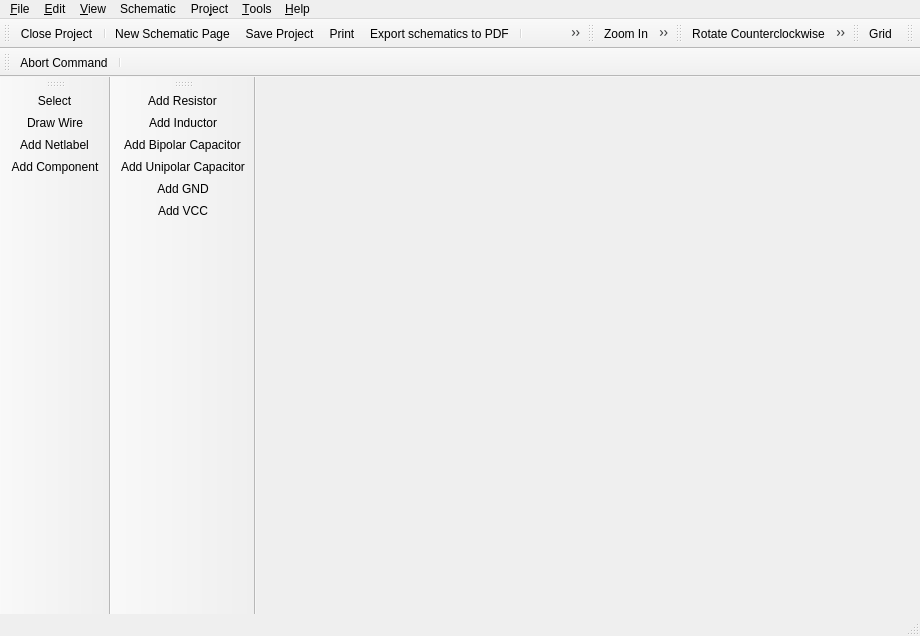
<?xml version="1.0" encoding="UTF-8"?>
<ui version="4.0">
 <class>librepcb::project::editor::SchematicEditor</class>
 <widget class="QMainWindow" name="librepcb::project::editor::SchematicEditor">
  <property name="geometry">
   <rect>
    <x>0</x>
    <y>0</y>
    <width>920</width>
    <height>636</height>
   </rect>
  </property>
  <property name="windowTitle">
   <string>Schematic Editor</string>
  </property>
  <property name="windowIcon">
   <iconset>
    <normaloff>:/img/actions/schematic.png</normaloff>:/img/actions/schematic.png</iconset>
  </property>
  <widget class="QWidget" name="centralwidget">
   <layout class="QHBoxLayout" name="horizontalLayout">
    <property name="leftMargin">
     <number>0</number>
    </property>
    <property name="topMargin">
     <number>0</number>
    </property>
    <property name="rightMargin">
     <number>0</number>
    </property>
    <property name="bottomMargin">
     <number>0</number>
    </property>
   </layout>
  </widget>
  <widget class="QMenuBar" name="menubar">
   <property name="geometry">
    <rect>
     <x>0</x>
     <y>0</y>
     <width>920</width>
     <height>22</height>
    </rect>
   </property>
   <widget class="QMenu" name="menuFile">
    <property name="title">
     <string>&amp;File</string>
    </property>
    <addaction name="actionNew_Schematic_Page"/>
    <addaction name="actionSave_Project"/>
    <addaction name="actionExportLppz"/>
    <addaction name="actionPDF_Export"/>
    <addaction name="actionExportAsSvg"/>
    <addaction name="actionGenerateBom"/>
    <addaction name="actionPrint"/>
    <addaction name="separator"/>
    <addaction name="actionClose_Project"/>
    <addaction name="actionQuit"/>
   </widget>
   <widget class="QMenu" name="menuHelp">
    <property name="enabled">
     <bool>true</bool>
    </property>
    <property name="title">
     <string>&amp;Help</string>
    </property>
    <addaction name="actionOnlineDocumentation"/>
    <addaction name="actionOpenWebsite"/>
    <addaction name="actionAbout"/>
    <addaction name="actionAbout_Qt"/>
   </widget>
   <widget class="QMenu" name="menuEdit">
    <property name="title">
     <string>&amp;Edit</string>
    </property>
    <addaction name="actionUndo"/>
    <addaction name="actionRedo"/>
    <addaction name="separator"/>
    <addaction name="actionRotate_CCW"/>
    <addaction name="actionRotate_CW"/>
    <addaction name="actionMirror"/>
    <addaction name="actionCopy"/>
    <addaction name="actionCut"/>
    <addaction name="actionPaste"/>
    <addaction name="actionRemove"/>
    <addaction name="separator"/>
    <addaction name="actionEditNetclasses"/>
   </widget>
   <widget class="QMenu" name="menuView">
    <property name="title">
     <string>&amp;View</string>
    </property>
    <addaction name="actionGrid"/>
    <addaction name="separator"/>
    <addaction name="actionZoom_In"/>
    <addaction name="actionZoom_Out"/>
    <addaction name="actionZoom_All"/>
   </widget>
   <widget class="QMenu" name="menuTools">
    <property name="title">
     <string>&amp;Tools</string>
    </property>
    <addaction name="actionToolSelect"/>
    <addaction name="actionToolDrawWire"/>
    <addaction name="actionToolAddNetLabel"/>
    <addaction name="actionToolAddComponent"/>
   </widget>
   <widget class="QMenu" name="menuProject">
    <property name="title">
     <string>Pro&amp;ject</string>
    </property>
    <addaction name="actionProjectProperties"/>
    <addaction name="actionProjectSettings"/>
    <addaction name="separator"/>
    <addaction name="actionUpdateLibrary"/>
   </widget>
   <widget class="QMenu" name="menuSchematic">
    <property name="title">
     <string>Schematic</string>
    </property>
    <addaction name="actionRenameSheet"/>
   </widget>
   <addaction name="menuFile"/>
   <addaction name="menuEdit"/>
   <addaction name="menuView"/>
   <addaction name="menuSchematic"/>
   <addaction name="menuProject"/>
   <addaction name="menuTools"/>
   <addaction name="menuHelp"/>
  </widget>
  <widget class="librepcb::StatusBar" name="statusbar"/>
  <widget class="QToolBar" name="fileToolbar">
   <property name="windowTitle">
    <string>File</string>
   </property>
   <property name="floatable">
    <bool>false</bool>
   </property>
   <attribute name="toolBarArea">
    <enum>TopToolBarArea</enum>
   </attribute>
   <attribute name="toolBarBreak">
    <bool>false</bool>
   </attribute>
   <addaction name="actionClose_Project"/>
   <addaction name="separator"/>
   <addaction name="actionNew_Schematic_Page"/>
   <addaction name="actionSave_Project"/>
   <addaction name="actionPrint"/>
   <addaction name="actionPDF_Export"/>
   <addaction name="separator"/>
   <addaction name="actionShow_Control_Panel"/>
   <addaction name="actionShow_Board_Editor"/>
   <addaction name="separator"/>
   <addaction name="actionUndo"/>
   <addaction name="actionRedo"/>
  </widget>
  <widget class="QToolBar" name="zoomToolbar">
   <property name="windowTitle">
    <string>Zoom</string>
   </property>
   <property name="floatable">
    <bool>false</bool>
   </property>
   <attribute name="toolBarArea">
    <enum>TopToolBarArea</enum>
   </attribute>
   <attribute name="toolBarBreak">
    <bool>false</bool>
   </attribute>
   <addaction name="actionZoom_In"/>
   <addaction name="actionZoom_Out"/>
   <addaction name="actionZoom_All"/>
  </widget>
  <widget class="QToolBar" name="editToolbar">
   <property name="windowTitle">
    <string>Edit</string>
   </property>
   <property name="floatable">
    <bool>false</bool>
   </property>
   <attribute name="toolBarArea">
    <enum>TopToolBarArea</enum>
   </attribute>
   <attribute name="toolBarBreak">
    <bool>false</bool>
   </attribute>
   <addaction name="actionRotate_CCW"/>
   <addaction name="actionRotate_CW"/>
   <addaction name="actionMirror"/>
   <addaction name="actionCut"/>
   <addaction name="actionCopy"/>
   <addaction name="actionPaste"/>
   <addaction name="actionRemove"/>
  </widget>
  <widget class="QToolBar" name="viewToolbar">
   <property name="windowTitle">
    <string>View</string>
   </property>
   <attribute name="toolBarArea">
    <enum>TopToolBarArea</enum>
   </attribute>
   <attribute name="toolBarBreak">
    <bool>false</bool>
   </attribute>
   <addaction name="actionGrid"/>
  </widget>
  <widget class="librepcb::project::editor::SearchToolBar" name="searchToolbar">
   <property name="windowTitle">
    <string>Search</string>
   </property>
   <attribute name="toolBarArea">
    <enum>TopToolBarArea</enum>
   </attribute>
   <attribute name="toolBarBreak">
    <bool>false</bool>
   </attribute>
  </widget>
  <widget class="QToolBar" name="toolsToolbar">
   <property name="windowTitle">
    <string>Tools</string>
   </property>
   <property name="floatable">
    <bool>false</bool>
   </property>
   <attribute name="toolBarArea">
    <enum>LeftToolBarArea</enum>
   </attribute>
   <attribute name="toolBarBreak">
    <bool>false</bool>
   </attribute>
   <addaction name="actionToolSelect"/>
   <addaction name="actionToolDrawWire"/>
   <addaction name="actionToolAddNetLabel"/>
   <addaction name="actionToolAddComponent"/>
  </widget>
  <widget class="QToolBar" name="commandToolbar">
   <property name="windowTitle">
    <string>Command</string>
   </property>
   <property name="floatable">
    <bool>false</bool>
   </property>
   <attribute name="toolBarArea">
    <enum>TopToolBarArea</enum>
   </attribute>
   <attribute name="toolBarBreak">
    <bool>true</bool>
   </attribute>
   <addaction name="actionCommandAbort"/>
   <addaction name="separator"/>
  </widget>
  <widget class="QToolBar" name="componentsToolbar">
   <property name="windowTitle">
    <string>Components</string>
   </property>
   <attribute name="toolBarArea">
    <enum>LeftToolBarArea</enum>
   </attribute>
   <attribute name="toolBarBreak">
    <bool>true</bool>
   </attribute>
   <addaction name="actionAddComp_Resistor"/>
   <addaction name="actionAddComp_Inductor"/>
   <addaction name="actionAddComp_BipolarCapacitor"/>
   <addaction name="actionAddComp_UnipolarCapacitor"/>
   <addaction name="actionAddComp_gnd"/>
   <addaction name="actionAddComp_vcc"/>
  </widget>
  <action name="actionQuit">
   <property name="icon">
    <iconset>
     <normaloff>:/img/actions/quit.png</normaloff>:/img/actions/quit.png</iconset>
   </property>
   <property name="text">
    <string>&amp;Quit</string>
   </property>
   <property name="shortcut">
    <string notr="true">Ctrl+Q</string>
   </property>
   <property name="menuRole">
    <enum>QAction::QuitRole</enum>
   </property>
  </action>
  <action name="actionSave_Project">
   <property name="icon">
    <iconset>
     <normaloff>:/img/actions/save.png</normaloff>:/img/actions/save.png</iconset>
   </property>
   <property name="text">
    <string>&amp;Save Project</string>
   </property>
   <property name="shortcut">
    <string notr="true">Ctrl+S</string>
   </property>
  </action>
  <action name="actionAbout">
   <property name="icon">
    <iconset>
     <normaloff>:/img/actions/info.png</normaloff>:/img/actions/info.png</iconset>
   </property>
   <property name="text">
    <string>&amp;About LibrePCB</string>
   </property>
   <property name="shortcut">
    <string notr="true"/>
   </property>
   <property name="menuRole">
    <enum>QAction::AboutRole</enum>
   </property>
  </action>
  <action name="actionAbout_Qt">
   <property name="text">
    <string>About &amp;Qt</string>
   </property>
   <property name="shortcut">
    <string notr="true"/>
   </property>
   <property name="menuRole">
    <enum>QAction::AboutQtRole</enum>
   </property>
  </action>
  <action name="actionPrint">
   <property name="icon">
    <iconset>
     <normaloff>:/img/actions/print.png</normaloff>:/img/actions/print.png</iconset>
   </property>
   <property name="text">
    <string>&amp;Print</string>
   </property>
   <property name="shortcut">
    <string notr="true">Ctrl+P</string>
   </property>
  </action>
  <action name="actionPDF_Export">
   <property name="icon">
    <iconset>
     <normaloff>:/img/actions/pdf.png</normaloff>:/img/actions/pdf.png</iconset>
   </property>
   <property name="text">
    <string>Export schematics to &amp;PDF</string>
   </property>
   <property name="shortcut">
    <string notr="true"/>
   </property>
   <property name="visible">
    <bool>true</bool>
   </property>
  </action>
  <action name="actionShow_Control_Panel">
   <property name="icon">
    <iconset>
     <normaloff>:/img/actions/home.png</normaloff>:/img/actions/home.png</iconset>
   </property>
   <property name="text">
    <string>Show Control Panel</string>
   </property>
   <property name="shortcut">
    <string notr="true"/>
   </property>
  </action>
  <action name="actionShow_Board_Editor">
   <property name="icon">
    <iconset>
     <normaloff>:/img/actions/board_editor.png</normaloff>:/img/actions/board_editor.png</iconset>
   </property>
   <property name="text">
    <string>Show Board Editor</string>
   </property>
   <property name="shortcut">
    <string notr="true"/>
   </property>
  </action>
  <action name="actionUndo">
   <property name="icon">
    <iconset>
     <normaloff>:/img/actions/undo.png</normaloff>:/img/actions/undo.png</iconset>
   </property>
   <property name="text">
    <string>&amp;Undo</string>
   </property>
   <property name="shortcut">
    <string notr="true">Ctrl+Z</string>
   </property>
  </action>
  <action name="actionRedo">
   <property name="icon">
    <iconset>
     <normaloff>:/img/actions/redo.png</normaloff>:/img/actions/redo.png</iconset>
   </property>
   <property name="text">
    <string>&amp;Redo</string>
   </property>
   <property name="shortcut">
    <string notr="true">Ctrl+Y</string>
   </property>
  </action>
  <action name="actionZoom_In">
   <property name="icon">
    <iconset>
     <normaloff>:/img/actions/zoom_in.png</normaloff>:/img/actions/zoom_in.png</iconset>
   </property>
   <property name="text">
    <string>&amp;Zoom In</string>
   </property>
   <property name="shortcut">
    <string notr="true">Ctrl++</string>
   </property>
  </action>
  <action name="actionZoom_Out">
   <property name="icon">
    <iconset>
     <normaloff>:/img/actions/zoom_out.png</normaloff>:/img/actions/zoom_out.png</iconset>
   </property>
   <property name="text">
    <string>Zoom &amp;Out</string>
   </property>
   <property name="shortcut">
    <string notr="true">Ctrl+-</string>
   </property>
  </action>
  <action name="actionZoom_All">
   <property name="icon">
    <iconset>
     <normaloff>:/img/actions/zoom_all.png</normaloff>:/img/actions/zoom_all.png</iconset>
   </property>
   <property name="text">
    <string>Zoo&amp;m All</string>
   </property>
   <property name="shortcut">
    <string notr="true"/>
   </property>
  </action>
  <action name="actionOnlineDocumentation">
   <property name="icon">
    <iconset>
     <normaloff>:/img/actions/help.png</normaloff>:/img/actions/help.png</iconset>
   </property>
   <property name="text">
    <string>Online Documentation</string>
   </property>
   <property name="shortcut">
    <string notr="true">F1</string>
   </property>
  </action>
  <action name="actionOpenWebsite">
   <property name="icon">
    <iconset>
     <normaloff>:/img/actions/open_browser.png</normaloff>:/img/actions/open_browser.png</iconset>
   </property>
   <property name="text">
    <string>LibrePCB Website</string>
   </property>
   <property name="shortcut">
    <string notr="true"/>
   </property>
  </action>
  <action name="actionRotate_CCW">
   <property name="icon">
    <iconset>
     <normaloff>:/img/actions/rotate_left.png</normaloff>:/img/actions/rotate_left.png</iconset>
   </property>
   <property name="text">
    <string>R&amp;otate Counterclockwise</string>
   </property>
   <property name="shortcut">
    <string notr="true">R</string>
   </property>
  </action>
  <action name="actionRotate_CW">
   <property name="icon">
    <iconset>
     <normaloff>:/img/actions/rotate_right.png</normaloff>:/img/actions/rotate_right.png</iconset>
   </property>
   <property name="text">
    <string>Rotate C&amp;lockwise</string>
   </property>
   <property name="shortcut">
    <string notr="true">Shift+R</string>
   </property>
  </action>
  <action name="actionMirror">
   <property name="icon">
    <iconset>
     <normaloff>:/img/actions/flip_horizontal.png</normaloff>:/img/actions/flip_horizontal.png</iconset>
   </property>
   <property name="text">
    <string>M&amp;irror</string>
   </property>
   <property name="shortcut">
    <string notr="true">M</string>
   </property>
  </action>
  <action name="actionCopy">
   <property name="icon">
    <iconset>
     <normaloff>:/img/actions/copy.png</normaloff>:/img/actions/copy.png</iconset>
   </property>
   <property name="text">
    <string>&amp;Copy</string>
   </property>
   <property name="shortcut">
    <string notr="true">Ctrl+C</string>
   </property>
  </action>
  <action name="actionCut">
   <property name="icon">
    <iconset>
     <normaloff>:/img/actions/cut.png</normaloff>:/img/actions/cut.png</iconset>
   </property>
   <property name="text">
    <string>Cut</string>
   </property>
   <property name="shortcut">
    <string notr="true">Ctrl+X</string>
   </property>
  </action>
  <action name="actionPaste">
   <property name="icon">
    <iconset>
     <normaloff>:/img/actions/paste.png</normaloff>:/img/actions/paste.png</iconset>
   </property>
   <property name="text">
    <string>&amp;Paste</string>
   </property>
   <property name="shortcut">
    <string notr="true">Ctrl+V</string>
   </property>
  </action>
  <action name="actionRemove">
   <property name="icon">
    <iconset>
     <normaloff>:/img/actions/delete.png</normaloff>:/img/actions/delete.png</iconset>
   </property>
   <property name="text">
    <string>R&amp;emove</string>
   </property>
   <property name="shortcut">
    <string notr="true">Del</string>
   </property>
  </action>
  <action name="actionClose_Project">
   <property name="icon">
    <iconset>
     <normaloff>:/img/actions/close.png</normaloff>:/img/actions/close.png</iconset>
   </property>
   <property name="text">
    <string>&amp;Close Project</string>
   </property>
   <property name="shortcut">
    <string notr="true"/>
   </property>
  </action>
  <action name="actionToolSelect">
   <property name="icon">
    <iconset>
     <normaloff>:/img/actions/select.png</normaloff>:/img/actions/select.png</iconset>
   </property>
   <property name="text">
    <string>&amp;Select</string>
   </property>
   <property name="shortcut">
    <string notr="true"/>
   </property>
  </action>
  <action name="actionToolAddComponent">
   <property name="icon">
    <iconset>
     <normaloff>:/img/actions/add_component.png</normaloff>:/img/actions/add_component.png</iconset>
   </property>
   <property name="text">
    <string>Add &amp;Component</string>
   </property>
   <property name="shortcut">
    <string notr="true"/>
   </property>
  </action>
  <action name="actionToolDrawWire">
   <property name="icon">
    <iconset>
     <normaloff>:/img/actions/draw_wire.png</normaloff>:/img/actions/draw_wire.png</iconset>
   </property>
   <property name="text">
    <string>&amp;Draw Wire</string>
   </property>
   <property name="shortcut">
    <string notr="true"/>
   </property>
  </action>
  <action name="actionCommandAbort">
   <property name="icon">
    <iconset>
     <normaloff>:/img/actions/stop.png</normaloff>:/img/actions/stop.png</iconset>
   </property>
   <property name="text">
    <string>Abort Command</string>
   </property>
   <property name="shortcut">
    <string notr="true">Esc</string>
   </property>
  </action>
  <action name="actionGrid">
   <property name="icon">
    <iconset>
     <normaloff>:/img/actions/grid.png</normaloff>:/img/actions/grid.png</iconset>
   </property>
   <property name="text">
    <string>&amp;Grid</string>
   </property>
   <property name="shortcut">
    <string notr="true"/>
   </property>
  </action>
  <action name="actionEditNetclasses">
   <property name="text">
    <string>&amp;Net Classes</string>
   </property>
   <property name="shortcut">
    <string notr="true"/>
   </property>
  </action>
  <action name="actionAddComp_Resistor">
   <property name="icon">
    <iconset>
     <normaloff>:/img/library/resistor_eu.png</normaloff>:/img/library/resistor_eu.png</iconset>
   </property>
   <property name="text">
    <string>Add Resistor</string>
   </property>
   <property name="shortcut">
    <string notr="true"/>
   </property>
  </action>
  <action name="actionAddComp_BipolarCapacitor">
   <property name="icon">
    <iconset>
     <normaloff>:/img/library/bipolar_capacitor_eu.png</normaloff>:/img/library/bipolar_capacitor_eu.png</iconset>
   </property>
   <property name="text">
    <string>Add Bipolar Capacitor</string>
   </property>
   <property name="toolTip">
    <string>Add Bipolar Capacitor</string>
   </property>
   <property name="shortcut">
    <string notr="true"/>
   </property>
  </action>
  <action name="actionAddComp_Inductor">
   <property name="icon">
    <iconset>
     <normaloff>:/img/library/inductor_eu.png</normaloff>:/img/library/inductor_eu.png</iconset>
   </property>
   <property name="text">
    <string>Add Inductor</string>
   </property>
   <property name="shortcut">
    <string notr="true"/>
   </property>
  </action>
  <action name="actionAddComp_gnd">
   <property name="icon">
    <iconset>
     <normaloff>:/img/library/gnd.png</normaloff>:/img/library/gnd.png</iconset>
   </property>
   <property name="text">
    <string>Add GND</string>
   </property>
   <property name="shortcut">
    <string notr="true"/>
   </property>
  </action>
  <action name="actionAddComp_vcc">
   <property name="icon">
    <iconset>
     <normaloff>:/img/library/vcc.png</normaloff>:/img/library/vcc.png</iconset>
   </property>
   <property name="text">
    <string>Add VCC</string>
   </property>
   <property name="shortcut">
    <string notr="true"/>
   </property>
  </action>
  <action name="actionProjectProperties">
   <property name="text">
    <string>&amp;Properties</string>
   </property>
   <property name="shortcut">
    <string notr="true"/>
   </property>
  </action>
  <action name="actionProjectSettings">
   <property name="icon">
    <iconset>
     <normaloff>:/img/actions/settings.png</normaloff>:/img/actions/settings.png</iconset>
   </property>
   <property name="text">
    <string>&amp;Settings</string>
   </property>
   <property name="shortcut">
    <string notr="true"/>
   </property>
  </action>
  <action name="actionToolAddNetLabel">
   <property name="icon">
    <iconset>
     <normaloff>:/img/actions/draw_netlabel.png</normaloff>:/img/actions/draw_netlabel.png</iconset>
   </property>
   <property name="text">
    <string>&amp;Add Netlabel</string>
   </property>
   <property name="shortcut">
    <string notr="true"/>
   </property>
  </action>
  <action name="actionAddComp_UnipolarCapacitor">
   <property name="icon">
    <iconset>
     <normaloff>:/img/library/unipolar_capacitor_eu.png</normaloff>:/img/library/unipolar_capacitor_eu.png</iconset>
   </property>
   <property name="text">
    <string>Add Unipolar Capacitor</string>
   </property>
   <property name="shortcut">
    <string notr="true"/>
   </property>
  </action>
  <action name="actionNew_Schematic_Page">
   <property name="icon">
    <iconset>
     <normaloff>:/img/actions/new_2.png</normaloff>:/img/actions/new_2.png</iconset>
   </property>
   <property name="text">
    <string>&amp;New Schematic Page</string>
   </property>
   <property name="shortcut">
    <string notr="true">Ctrl+N</string>
   </property>
  </action>
  <action name="actionUpdateLibrary">
   <property name="icon">
    <iconset>
     <normaloff>:/img/actions/refresh.png</normaloff>:/img/actions/refresh.png</iconset>
   </property>
   <property name="text">
    <string>Update Library</string>
   </property>
   <property name="shortcut">
    <string notr="true"/>
   </property>
  </action>
  <action name="actionExportLppz">
   <property name="icon">
    <iconset>
     <normaloff>:/img/actions/export_zip.png</normaloff>:/img/actions/export_zip.png</iconset>
   </property>
   <property name="text">
    <string>&amp;Export project to *.lppz</string>
   </property>
   <property name="toolTip">
    <string>Export project to *.lppz</string>
   </property>
   <property name="shortcut">
    <string notr="true"/>
   </property>
  </action>
  <action name="actionGenerateBom">
   <property name="icon">
    <iconset>
     <normaloff>:/img/actions/generate_bom.png</normaloff>:/img/actions/generate_bom.png</iconset>
   </property>
   <property name="text">
    <string>Generate BOM</string>
   </property>
   <property name="shortcut">
    <string notr="true"/>
   </property>
  </action>
  <action name="actionRenameSheet">
   <property name="text">
    <string>Rename Sheet</string>
   </property>
   <property name="shortcut">
    <string notr="true"/>
   </property>
  </action>
  <action name="actionExportAsSvg">
   <property name="icon">
    <iconset>
     <normaloff>:/img/actions/export_svg.png</normaloff>:/img/actions/export_svg.png</iconset>
   </property>
   <property name="text">
    <string>Export sheet to SVG</string>
   </property>
   <property name="shortcut">
    <string notr="true"/>
   </property>
  </action>
 </widget>
 <customwidgets>
  <customwidget>
   <class>librepcb::StatusBar</class>
   <extends>QStatusBar</extends>
   <header location="global">librepcb/common/widgets/statusbar.h</header>
  </customwidget>
  <customwidget>
   <class>librepcb::project::editor::SearchToolBar</class>
   <extends>QToolBar</extends>
   <header location="global">librepcb/projecteditor/toolbars/searchtoolbar.h</header>
  </customwidget>
 </customwidgets>
 <resources/>
 <connections/>
</ui>
